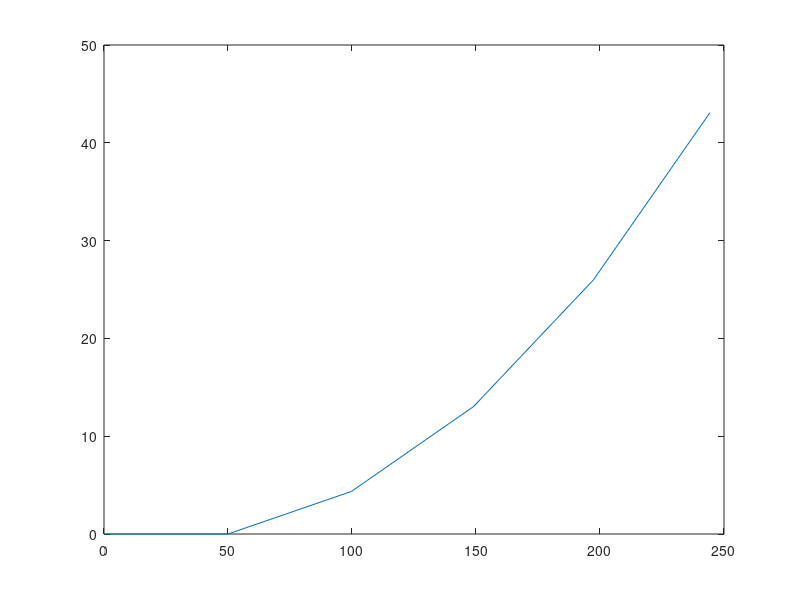

Source code (MATLAB):
thetas = (pi/180) * [0,5,10,15,20];
distancePerStep = 50;
grads = tan(thetas);

x=zeros(size(thetas));

for i=1:length(thetas) 
    x(i+1)=x(i)+distancePerStep*cos(thetas(i));
end

y=zeros(size(thetas));

for i=1:length(thetas) 
    y(i+1)=y(i)+distancePerStep*sin(thetas(i));
end

plot(x,y)